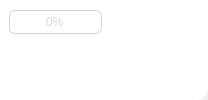
               <widget class="QWidget" name="viewerPage">
                <layout class="QHBoxLayout" name="viewerPageLayout" stretch="1">
                 <property name="spacing">
                  <number>0</number>
                 </property>
                 <property name="leftMargin">
                  <number>0</number>
                 </property>
                 <property name="topMargin">
                  <number>0</number>
                 </property>
                 <property name="rightMargin">
                  <number>0</number>
                 </property>
                 <property name="bottomMargin">
                  <number>0</number>
                 </property>
                 <item>
                  <widget class="QWidget" name="verticalWidget" native="true">
                   <layout class="QVBoxLayout" name="viewerContentLayout" stretch="0,3">
                    <property name="spacing">
                     <number>0</number>
                    </property>
                    <property name="leftMargin">
                     <number>0</number>
                    </property>
                    <property name="topMargin">
                     <number>0</number>
                    </property>
                    <property name="rightMargin">
                     <number>0</number>
                    </property>
                    <property name="bottomMargin">
                     <number>0</number>
                    </property>
                    <item>
                     <widget class="QFrame" name="verticalFrame_9">
                      <property name="styleSheet">
                       <string notr="true">background:rgb(255, 255, 255);
border-top-left-radius:0px;
border-top-right-radius:0px;
border-bottom-right-radius:0px;
border-bottom-left-radius:0px;</string>
                      </property>
                      <layout class="QHBoxLayout" name="viewerMainLayout" stretch="1,0">
                       <property name="spacing">
                        <number>9</number>
                       </property>
                       <property name="leftMargin">
                        <number>9</number>
                       </property>
                       <property name="topMargin">
                        <number>6</number>
                       </property>
                       <property name="rightMargin">
                        <number>9</number>
                       </property>
                       <property name="bottomMargin">
                        <number>6</number>
                       </property>
                       <item>
                        <widget class="QProgressBar" name="contrastProgressBar">
                         <property name="minimumSize">
                          <size>
                           <width>0</width>
                           <height>0</height>
                          </size>
                         </property>
                         <property name="maximumSize">
                          <size>
                           <width>16777215</width>
                           <height>16777215</height>
                          </size>
                         </property>
                         <property name="styleSheet">
                          <string notr="true">QProgressBar {
  text-align: center;
  background-color: #FFFFFF;
  border: 1px solid #D4D4D4;
  border-radius: 6px;
  box-shadow: 0 3px 8px rgba(0, 0, 0, 0.1);
  color: #DADADA;
}

QProgressBar::chunk {
  background-color: qlineargradient(
    x1:0, y1:0,
    x2:1, y2:0,
    stop:0 #A76EFF,
    stop:0.33 #8C5AE5,
    stop:0.66 #744AC2,
    stop:1 #995FFF
  );
  border-radius: 6px;
  margin: 2px;
  box-shadow: inset 0 2px 4px rgba(0, 0, 0, 0.1);
}</string>
                         </property>
                         <property name="value">
                          <number>0</number>
                         </property>
                        </widget>
                       </item>
                       <item>
                        <widget class="QToolButton" name="btnStartContrast">
                         <property name="minimumSize">
                          <size>
                           <width>88</width>
                           <height>32</height>
                          </size>
                         </property>
                         <property name="maximumSize">
                          <size>
                           <width>88</width>
                           <height>16777215</height>
                          </size>
                         </property>
                         <property name="styleSheet">
                          <string notr="true">QToolButton {
    color: white;
    border: none;
    padding: 6px 6px;
    border-radius: 6px;
    background-color: qradialgradient(
        cx:0.5, cy:0.5, radius:1, fx:0.5, fy:0.5,
        stop:0.66 rgba(134, 119, 253, 255),
        stop:1 rgba(119, 111, 252, 255)
    );
    font-size: 12px;
}

QToolButton:hover {
    background-color: qradialgradient(
        cx:0.5, cy:0.5, radius:1, fx:0.5, fy:0.5,
        stop:0.66 rgba(154, 139, 255, 255),
        stop:1 rgba(139, 131, 254, 255)
    );
}

QToolButton:pressed {
    background-color: qradialgradient(
        cx:0.5, cy:0.5, radius:1, fx:0.5, fy:0.5,
        stop:0.66 rgba(94, 79, 253, 255),
        stop:1 rgba(79, 71, 252, 255)
    );
}</string>
                         </property>
                         <property name="text">
                          <string>开始对比</string>
                         </property>
                         <property name="iconSize">
                          <size>
                           <width>24</width>
                           <height>24</height>
                          </size>
                         </property>
                        </widget>
                       </item>
                      </layout>
                     </widget>
                    </item>
                    <item>
                     <widget class="QFrame" name="verticalFrame_13">
                      <property name="styleSheet">
                       <string notr="true">background:rgb(255, 255, 255);
border-top-left-radius:0px;
border-top-right-radius:0px;
border-bottom-right-radius:12px;
border-bottom-left-radius:0px;</string>
                      </property>
                      <layout class="QHBoxLayout" name="viewerToolbarLayout">
                       <property name="spacing">
                        <number>0</number>
                       </property>
                       <property name="leftMargin">
                        <number>0</number>
                       </property>
                       <property name="topMargin">
                        <number>0</number>
                       </property>
                       <property name="rightMargin">
                        <number>0</number>
                       </property>
                       <property name="bottomMargin">
                        <number>0</number>
                       </property>
                      </layout>
                     </widget>
                    </item>
                   </layout>
                  </widget>
                 </item>
                </layout>
               </widget>
